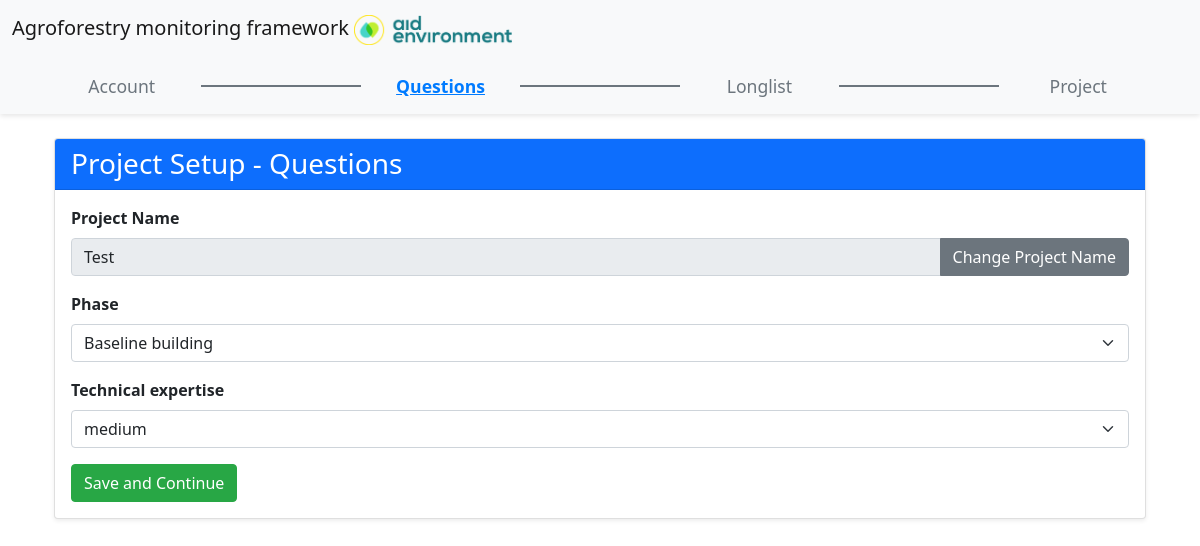
Screenshot of /questions?project_id=1 (signed in) with the database file from the repository.
### app.py (models this page shows)
class Project(db.Model):
    id = db.Column(db.Integer, primary_key=True)
    name = db.Column(db.String(100), nullable=False)
    user_id = db.Column(db.Integer, db.ForeignKey('user.id'), nullable=False)
    project_criteria = db.relationship('ProjectCriteria', backref='project', cascade="all, delete", lazy=True)
    techniques = db.relationship('SelectedTechnique', backref='project', cascade="all, delete", lazy=True)

class Criteria(db.Model):
    id = db.Column(db.Integer, primary_key=True)
    name = db.Column(db.String(100), nullable=False)
    options=db.Column(db.String(500))

### app.py (the view, shortened to what this page needs)
@app.route("/questions", methods=["GET", "POST"])
@login_required
def questions():
    project_id = request.args.get('project_id')
    project = Project.query.get(project_id) if project_id else None
    criteria = Criteria.query.all()  # Fetch all available criteria
    project_criteria_answers = {pc.criteria_id: pc.answer for pc in project.project_criteria} if project else {}
    return render_template("questions.html", project=project, criteria=criteria,
                           project_criteria_answers=project_criteria_answers)

### app.py (called while the page is built)
@login_manager.user_loader
def load_user(user_id):
    return User.query.get(int(user_id))

### templates/questions.html (shortened to what this page needs)
{% extends "layout.html" %}
{% block content %}
<div class="container mt-4">
    <div class="card shadow-sm">
        <div class="card-header bg-primary text-white">
            <h3 class="card-title mb-0">Project Setup - Questions</h3>
        </div>
        <div class="card-body">
            <form method="POST">
                <div class="mb-3">
                    <label for="project_name" class="form-label"><strong>Project Name</strong></label>
                    <div class="input-group">
                        <input type="text" class="form-control" id="project_name" name="project_name" value="{{ project.name if project else '' }}"
                               {% if project %}readonly{% endif %} required>
                        <button type="button" class="btn btn-secondary" id="toggleNameEdit">
                            Change Project Name
                        </button>
                    </div>
                </div>
                    {% for criterion in criteria %}
                        <div class="mb-3">
                            <label for="criteria_{{ criterion.id }}" class="form-label">
                                <strong>{{ criterion.name.replace('_', ' ').capitalize() }}</strong>
                            </label>
                            <select name="criteria_{{ criterion.id }}" id="criteria_{{ criterion.id }}" class="form-select" required>
                                {% for option in criterion.options.split(',') %}
                                    <option value="{{ option }}"
                                        {% if project_criteria_answers.get(criterion.id) == option %}selected{% endif %}>
                                        {{ option }}
                                    </option>
                                {% endfor %}
                            </select>
                        </div>
                    {% endfor %}
                <button type="submit" class="btn btn-primary">Save and Continue</button>
            </form>
        </div>
    </div>
</div>
{% endblock %}

### static/styles.css (style rules this page uses)
.btn-primary { background-color: #28a745; border-color: #28a745; }

### rows the page displays
Project: project_name "Test"
Criteria: name.replace "Phase", id+options "Baseline building"
Criteria: name.replace "Technical expertise", id+options "medium"
